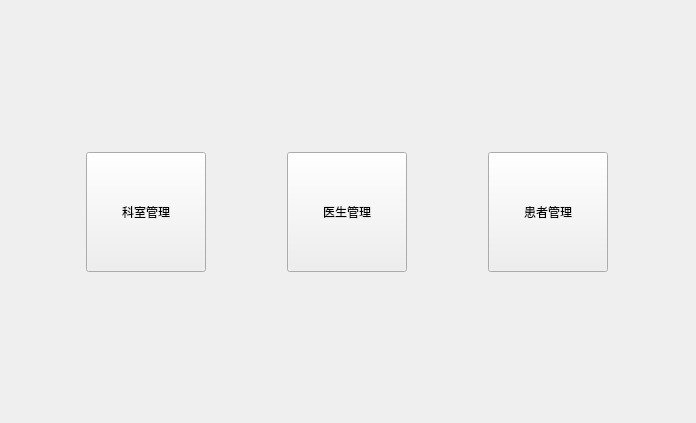
<?xml version="1.0" encoding="UTF-8"?>
<ui version="4.0">
 <class>WelcomeView</class>
 <widget class="QWidget" name="WelcomeView">
  <property name="geometry">
   <rect>
    <x>0</x>
    <y>0</y>
    <width>696</width>
    <height>423</height>
   </rect>
  </property>
  <property name="windowTitle">
   <string>欢迎</string>
  </property>
  <layout class="QVBoxLayout" name="verticalLayout">
   <item>
    <spacer name="verticalSpacer">
     <property name="orientation">
      <enum>Qt::Orientation::Vertical</enum>
     </property>
     <property name="sizeHint" stdset="0">
      <size>
       <width>20</width>
       <height>129</height>
      </size>
     </property>
    </spacer>
   </item>
   <item>
    <layout class="QHBoxLayout" name="horizontalLayout">
     <item>
      <widget class="QPushButton" name="btDepartment">
       <property name="sizePolicy">
        <sizepolicy hsizetype="Fixed" vsizetype="Fixed">
         <horstretch>0</horstretch>
         <verstretch>0</verstretch>
        </sizepolicy>
       </property>
       <property name="minimumSize">
        <size>
         <width>120</width>
         <height>120</height>
        </size>
       </property>
       <property name="text">
        <string>科室管理</string>
       </property>
      </widget>
     </item>
     <item>
      <widget class="QPushButton" name="btDoctor">
       <property name="sizePolicy">
        <sizepolicy hsizetype="Fixed" vsizetype="Fixed">
         <horstretch>0</horstretch>
         <verstretch>0</verstretch>
        </sizepolicy>
       </property>
       <property name="minimumSize">
        <size>
         <width>120</width>
         <height>120</height>
        </size>
       </property>
       <property name="text">
        <string>医生管理</string>
       </property>
      </widget>
     </item>
     <item>
      <widget class="QPushButton" name="btPatient">
       <property name="sizePolicy">
        <sizepolicy hsizetype="Fixed" vsizetype="Fixed">
         <horstretch>0</horstretch>
         <verstretch>0</verstretch>
        </sizepolicy>
       </property>
       <property name="minimumSize">
        <size>
         <width>120</width>
         <height>120</height>
        </size>
       </property>
       <property name="text">
        <string>患者管理</string>
       </property>
      </widget>
     </item>
    </layout>
   </item>
   <item>
    <spacer name="verticalSpacer_2">
     <property name="orientation">
      <enum>Qt::Orientation::Vertical</enum>
     </property>
     <property name="sizeHint" stdset="0">
      <size>
       <width>20</width>
       <height>130</height>
      </size>
     </property>
    </spacer>
   </item>
  </layout>
 </widget>
 <resources/>
 <connections/>
</ui>
